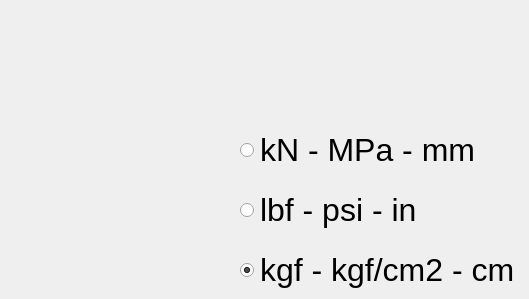
      <widget class="QWidget" name="tab_unit_system">
       <attribute name="title">
        <string>Page</string>
       </attribute>
       <widget class="QRadioButton" name="radioButton_unit_kN">
        <property name="geometry">
         <rect>
          <x>240</x>
          <y>130</y>
          <width>280</width>
          <height>40</height>
         </rect>
        </property>
        <property name="font">
         <font>
          <pointsize>24</pointsize>
         </font>
        </property>
        <property name="styleSheet">
         <string notr="true"/>
        </property>
        <property name="text">
         <string notr="true">kN - MPa - mm</string>
        </property>
        <property name="iconSize">
         <size>
          <width>64</width>
          <height>64</height>
         </size>
        </property>
        <property name="checked">
         <bool>false</bool>
        </property>
       </widget>
       <widget class="QRadioButton" name="radioButton_unit_kgf">
        <property name="geometry">
         <rect>
          <x>240</x>
          <y>250</y>
          <width>280</width>
          <height>40</height>
         </rect>
        </property>
        <property name="font">
         <font>
          <pointsize>24</pointsize>
         </font>
        </property>
        <property name="styleSheet">
         <string notr="true"/>
        </property>
        <property name="text">
         <string notr="true">kgf - kgf/cm2 - cm</string>
        </property>
        <property name="iconSize">
         <size>
          <width>64</width>
          <height>64</height>
         </size>
        </property>
        <property name="checked">
         <bool>true</bool>
        </property>
       </widget>
       <widget class="QRadioButton" name="radioButton_unit_lbf">
        <property name="geometry">
         <rect>
          <x>240</x>
          <y>190</y>
          <width>280</width>
          <height>40</height>
         </rect>
        </property>
        <property name="font">
         <font>
          <pointsize>24</pointsize>
         </font>
        </property>
        <property name="styleSheet">
         <string notr="true"/>
        </property>
        <property name="text">
         <string notr="true">lbf - psi - in</string>
        </property>
        <property name="iconSize">
         <size>
          <width>64</width>
          <height>64</height>
         </size>
        </property>
        <property name="checked">
         <bool>false</bool>
        </property>
       </widget>
      </widget>
